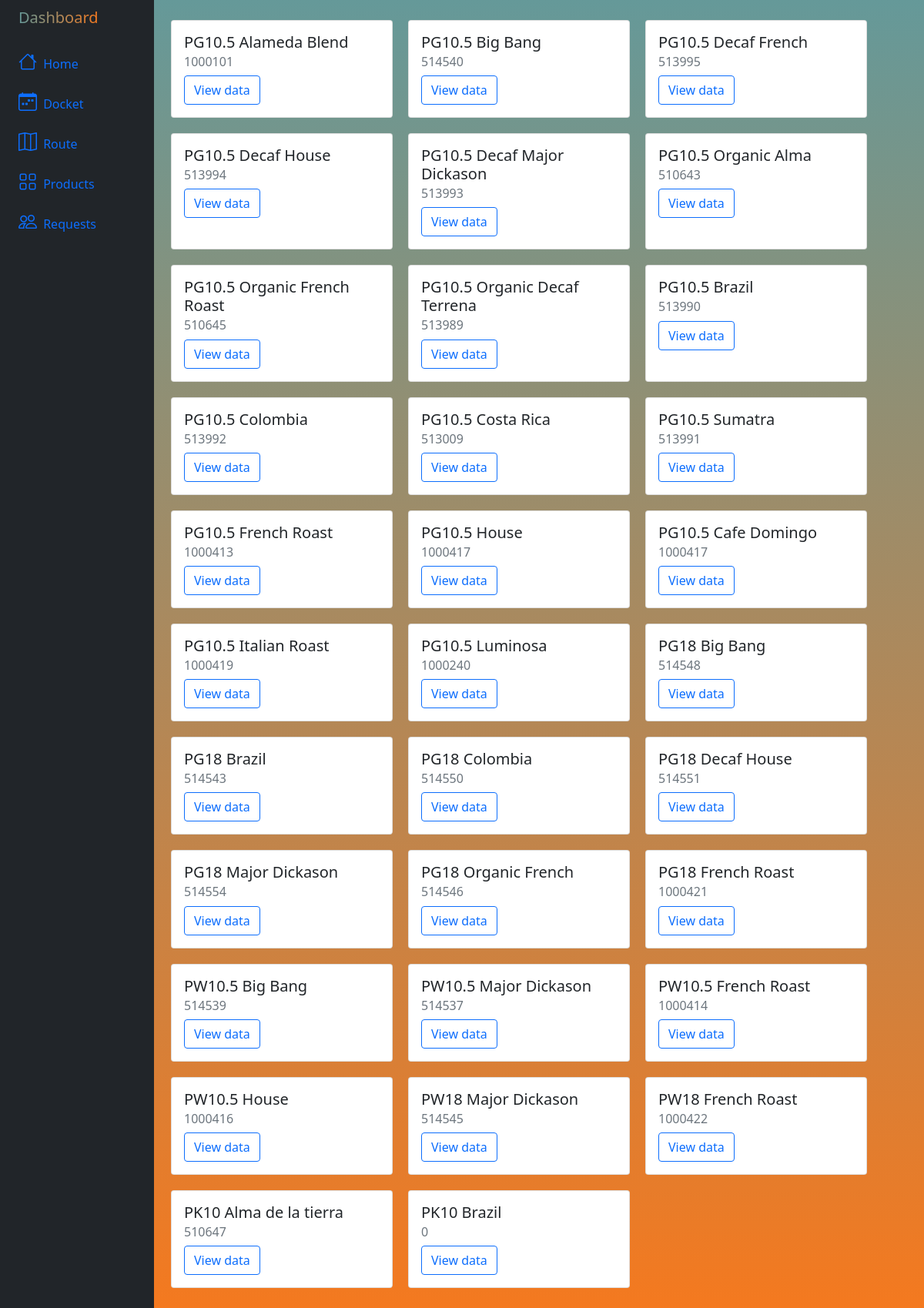
Screenshot of /merch/items (signed in) with the database file from the repository.
### operations/models.py (models this page shows, shortened)
class Item(models.Model):
    item_brand = models.CharField(choices=BRAND, max_length=25, default='P')
    item_type = models.CharField(choices=TYPE, max_length=25)
    item_size = models.CharField(choices=SIZE, max_length=25)
    item_name = models.CharField(max_length=100)
    item_number = models.IntegerField(default=0)

### merch/views.py (the view)
# urls.py: path('items', views.item, name='item'),
@login_required(login_url='login')
def item(request):
    template = loader.get_template('merch/product_view.html')
    items = Item.objects.all()
    context = {
        'items': items,
    }
    return HttpResponse(template.render(context, request))

### merch/templates/merch/product_view.html (shortened to what this page needs)
<!doctype html>
<html lang="en">
  <head>
    <link href="https://cdn.jsdelivr.net/npm/bootstrap@5.1.3/dist/css/bootstrap.min.css" rel="stylesheet">
  </head>
<body class="grad">
    {% extends 'merch/dashboard_nav.html' %}
    {% block content %}
<div style="display: flex; flex-direction: row; flex-wrap: wrap">
             {% if items %}
                 <div style="display: flex; flex-direction: row; flex-wrap: wrap">
                 {% for item in items %}
            <div class="card " style="width: 18rem; margin: 10px">
              <div class="card-body">
                <h5 class="card-title">{{ item.item_brand }}{{ item.item_type }}{{ item.item_size }} {{ item.item_name }}</h5>
                  <h6 class="card-subtitle mb-2 text-muted">{{ item.item_number }}</h6>
                <a href="/ops/data/{{ item.id }}" class="btn btn-outline-primary">View data</a>
              </div>
            </div>
             {% endfor %}
                 </div>
             {% else %}
                 <p>No items are available.</p>
             {% endif %}
</div>
    {% endblock content %}

### rows the page displays
Item: item_brand "P", item_type "G", item_size "10.5", item_name "Alameda Blend", item_number "1000101"
Item: item_brand "P", item_type "G", item_size "10.5", item_name "Big Bang", item_number "514540"
Item: item_brand "P", item_type "G", item_size "10.5", item_name "Decaf French", item_number "513995"
Item: item_brand "P", item_type "G", item_size "10.5", item_name "Decaf House", item_number "513994"
Item: item_brand "P", item_type "G", item_size "10.5", item_name "Decaf Major Dickason", item_number "513993"
Item: item_brand "P", item_type "G", item_size "10.5", item_name "Organic Alma", item_number "510643"
Item: item_brand "P", item_type "G", item_size "10.5", item_name "Organic French Roast", item_number "510645"
Item: item_brand "P", item_type "G", item_size "10.5", item_name "Organic Decaf Terrena", item_number "513989"
Item: item_brand "P", item_type "G", item_size "10.5", item_name "Brazil", item_number "513990"
Item: item_brand "P", item_type "G", item_size "10.5", item_name "Colombia", item_number "513992"
Item: item_brand "P", item_type "G", item_size "10.5", item_name "Costa Rica", item_number "513009"
Item: item_brand "P", item_type "G", item_size "10.5", item_name "Sumatra", item_number "513991"
Item: item_brand "P", item_type "G", item_size "10.5", item_name "French Roast", item_number "1000413"
Item: item_brand "P", item_type "G", item_size "10.5", item_name "House", item_number "1000417"
Item: item_brand "P", item_type "G", item_size "10.5", item_name "Cafe Domingo", item_number "1000417"
Item: item_brand "P", item_type "G", item_size "10.5", item_name "Italian Roast", item_number "1000419"
Item: item_brand "P", item_type "G", item_size "10.5", item_name "Luminosa", item_number "1000240"
Item: item_brand "P", item_type "G", item_size "18", item_name "Big Bang", item_number "514548"
Item: item_brand "P", item_type "G", item_size "18", item_name "Brazil", item_number "514543"
Item: item_brand "P", item_type "G", item_size "18", item_name "Colombia", item_number "514550"
Item: item_brand "P", item_type "G", item_size "18", item_name "Decaf House", item_number "514551"
Item: item_brand "P", item_type "G", item_size "18", item_name "Major Dickason", item_number "514554"
Item: item_brand "P", item_type "G", item_size "18", item_name "Organic French", item_number "514546"
Item: item_brand "P", item_type "G", item_size "18", item_name "French Roast", item_number "1000421"
Item: item_brand "P", item_type "W", item_size "10.5", item_name "Big Bang", item_number "514539"
Item: item_brand "P", item_type "W", item_size "10.5", item_name "Major Dickason", item_number "514537"
Item: item_brand "P", item_type "W", item_size "10.5", item_name "French Roast", item_number "1000414"
Item: item_brand "P", item_type "W", item_size "10.5", item_name "House", item_number "1000416"
Item: item_brand "P", item_type "W", item_size "18", item_name "Major Dickason", item_number "514545"
Item: item_brand "P", item_type "W", item_size "18", item_name "French Roast", item_number "1000422"
Item: item_brand "P", item_type "K", item_size "10", item_name "Alma de la tierra", item_number "510647"
Item: item_brand "P", item_type "K", item_size "10", item_name "Brazil", item_number "0"
